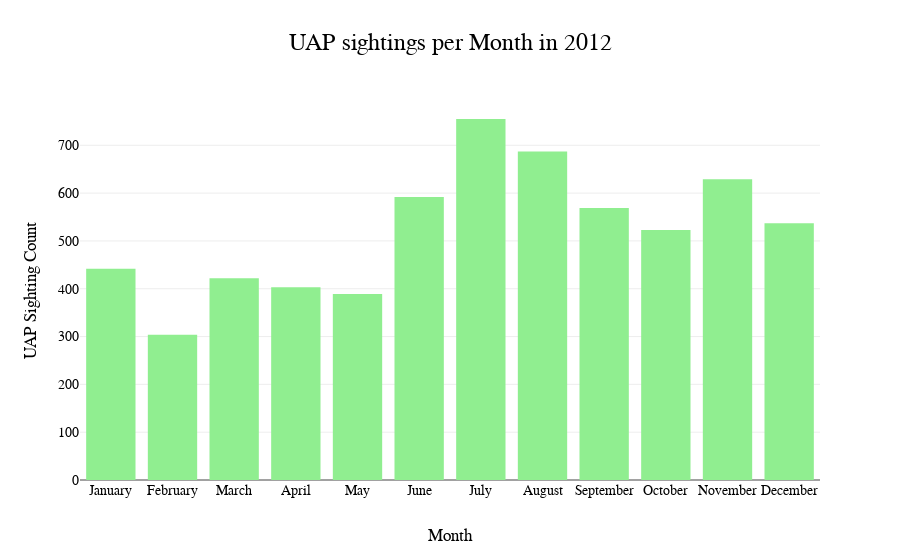

The cell this chart's notebook holds for it:
### Code cell
#plot this distribution on the same axis as the total month data to see how it compares?
#converting month numbers to names for 2012
uaps_month_group_2012['month_name'] = uaps_month_group_2012['month'].apply(lambda x: pd.to_datetime(f'{x}-01', format='%m-%d').strftime('%B'))
#bar graph showing the months with the highest number of sightings
fig_2012 = px.bar(uaps_month_group_2012, x='month_name', y='count', title='UAP sightings per Month in 2012')
fig_2012.update_traces(marker_color='lightgreen')
fig_2012.update_layout(
    xaxis_title='Month',
    yaxis_title='UAP Sighting Count',
    title_font=dict(family="Arial", size=24, color="black"),
    font=dict(family="Arial", size=14, color="black") )
fig_2012.update_layout(
    xaxis=dict(
        tickmode='linear',
        dtick=1
    )
)
fig_2012.update_xaxes(type='category', categoryorder='array', categoryarray=[
    'January', 'February', 'March', 'April', 'May', 'June', 'July', 'August',
    'September', 'October', 'November', 'December'
])
fig_2012.show()

### Figure 1 — Plotly figure (JSON) as saved in the notebook; plotly's stock layout.template omitted (floating-point values rounded to 4 significant figures)
{"data": [{"alignmentgroup": "True", "hovertemplate": "month_name=%{x}<br>count=%{y}<extra></extra>", "legendgroup": "", "marker": {"color": "lightgreen", "pattern": {"shape": ""}}, "name": "", "offsetgroup": "", "orientation": "v", "showlegend": false, "textposition": "auto", "type": "bar", "x": ["July", "August", "November", "June", "September", "December", "October", "January", "March", "April", "May", "February"], "xaxis": "x", "y": [755, 687, 629, 592, 569, 537, 523, 442, 422, 403, 389, 304], "yaxis": "y"}], "layout": {"barmode": "relative", "font": {"color": "black", "family": "Arial", "size": 14}, "legend": {"tracegroupgap": 0}, "title": {"font": {"color": "black", "family": "Arial", "size": 24}, "text": "UAP sightings per Month in 2012"}, "xaxis": {"anchor": "y", "categoryarray": ["January", "February", "March", "April", "May", "June", "July", "August", "September", "October", "November", "December"], "categoryorder": "array", "domain": [0, 1], "dtick": 1, "tickmode": "linear", "title": {"text": "Month"}, "type": "category"}, "yaxis": {"anchor": "x", "domain": [0, 1], "title": {"text": "UAP Sighting Count"}}}}
